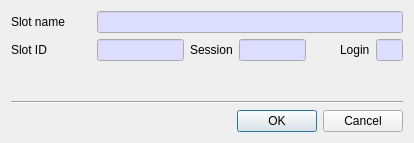
<?xml version="1.0" encoding="UTF-8"?>
<ui version="4.0">
 <class>CloseSessionDlg</class>
 <widget class="QDialog" name="CloseSessionDlg">
  <property name="geometry">
   <rect>
    <x>0</x>
    <y>0</y>
    <width>414</width>
    <height>143</height>
   </rect>
  </property>
  <property name="windowTitle">
   <string>Close session</string>
  </property>
  <layout class="QVBoxLayout" name="verticalLayout">
   <item>
    <layout class="QGridLayout" name="gridLayout">
     <property name="topMargin">
      <number>0</number>
     </property>
     <item row="0" column="0">
      <widget class="QLabel" name="label">
       <property name="minimumSize">
        <size>
         <width>80</width>
         <height>0</height>
        </size>
       </property>
       <property name="text">
        <string>Slot name</string>
       </property>
      </widget>
     </item>
     <item row="0" column="1">
      <widget class="QLineEdit" name="mSlotNameText">
       <property name="minimumSize">
        <size>
         <width>300</width>
         <height>0</height>
        </size>
       </property>
       <property name="palette">
        <palette>
         <active>
          <colorrole role="Base">
           <brush brushstyle="SolidPattern">
            <color alpha="255">
             <red>221</red>
             <green>221</green>
             <blue>255</blue>
            </color>
           </brush>
          </colorrole>
         </active>
         <inactive>
          <colorrole role="Base">
           <brush brushstyle="SolidPattern">
            <color alpha="255">
             <red>221</red>
             <green>221</green>
             <blue>255</blue>
            </color>
           </brush>
          </colorrole>
         </inactive>
         <disabled/>
        </palette>
       </property>
       <property name="readOnly">
        <bool>true</bool>
       </property>
      </widget>
     </item>
    </layout>
   </item>
   <item>
    <layout class="QHBoxLayout" name="horizontalLayout_2">
     <item>
      <widget class="QLabel" name="label_3">
       <property name="minimumSize">
        <size>
         <width>80</width>
         <height>0</height>
        </size>
       </property>
       <property name="text">
        <string>Slot ID</string>
       </property>
      </widget>
     </item>
     <item>
      <widget class="QLineEdit" name="mSlotIDText">
       <property name="minimumSize">
        <size>
         <width>80</width>
         <height>0</height>
        </size>
       </property>
       <property name="maximumSize">
        <size>
         <width>100</width>
         <height>16777215</height>
        </size>
       </property>
       <property name="palette">
        <palette>
         <active>
          <colorrole role="Base">
           <brush brushstyle="SolidPattern">
            <color alpha="255">
             <red>221</red>
             <green>221</green>
             <blue>255</blue>
            </color>
           </brush>
          </colorrole>
         </active>
         <inactive>
          <colorrole role="Base">
           <brush brushstyle="SolidPattern">
            <color alpha="255">
             <red>221</red>
             <green>221</green>
             <blue>255</blue>
            </color>
           </brush>
          </colorrole>
         </inactive>
         <disabled>
          <colorrole role="Base">
           <brush brushstyle="SolidPattern">
            <color alpha="255">
             <red>240</red>
             <green>240</green>
             <blue>240</blue>
            </color>
           </brush>
          </colorrole>
         </disabled>
        </palette>
       </property>
       <property name="readOnly">
        <bool>true</bool>
       </property>
      </widget>
     </item>
     <item>
      <widget class="QLabel" name="label_4">
       <property name="text">
        <string>Session</string>
       </property>
      </widget>
     </item>
     <item>
      <widget class="QLineEdit" name="mSessionText">
       <property name="minimumSize">
        <size>
         <width>60</width>
         <height>0</height>
        </size>
       </property>
       <property name="maximumSize">
        <size>
         <width>80</width>
         <height>16777215</height>
        </size>
       </property>
       <property name="palette">
        <palette>
         <active>
          <colorrole role="Base">
           <brush brushstyle="SolidPattern">
            <color alpha="255">
             <red>221</red>
             <green>221</green>
             <blue>255</blue>
            </color>
           </brush>
          </colorrole>
         </active>
         <inactive>
          <colorrole role="Base">
           <brush brushstyle="SolidPattern">
            <color alpha="255">
             <red>221</red>
             <green>221</green>
             <blue>255</blue>
            </color>
           </brush>
          </colorrole>
         </inactive>
         <disabled>
          <colorrole role="Base">
           <brush brushstyle="SolidPattern">
            <color alpha="255">
             <red>240</red>
             <green>240</green>
             <blue>240</blue>
            </color>
           </brush>
          </colorrole>
         </disabled>
        </palette>
       </property>
       <property name="readOnly">
        <bool>true</bool>
       </property>
      </widget>
     </item>
     <item>
      <spacer name="horizontalSpacer">
       <property name="orientation">
        <enum>Qt::Horizontal</enum>
       </property>
       <property name="sizeHint" stdset="0">
        <size>
         <width>40</width>
         <height>20</height>
        </size>
       </property>
      </spacer>
     </item>
     <item>
      <widget class="QLabel" name="label_5">
       <property name="text">
        <string>Login</string>
       </property>
      </widget>
     </item>
     <item>
      <widget class="QLineEdit" name="mLoginText">
       <property name="maximumSize">
        <size>
         <width>40</width>
         <height>16777215</height>
        </size>
       </property>
       <property name="palette">
        <palette>
         <active>
          <colorrole role="Base">
           <brush brushstyle="SolidPattern">
            <color alpha="255">
             <red>221</red>
             <green>221</green>
             <blue>255</blue>
            </color>
           </brush>
          </colorrole>
         </active>
         <inactive>
          <colorrole role="Base">
           <brush brushstyle="SolidPattern">
            <color alpha="255">
             <red>221</red>
             <green>221</green>
             <blue>255</blue>
            </color>
           </brush>
          </colorrole>
         </inactive>
         <disabled>
          <colorrole role="Base">
           <brush brushstyle="SolidPattern">
            <color alpha="255">
             <red>240</red>
             <green>240</green>
             <blue>240</blue>
            </color>
           </brush>
          </colorrole>
         </disabled>
        </palette>
       </property>
       <property name="readOnly">
        <bool>true</bool>
       </property>
      </widget>
     </item>
    </layout>
   </item>
   <item>
    <spacer name="verticalSpacer">
     <property name="orientation">
      <enum>Qt::Vertical</enum>
     </property>
     <property name="sizeHint" stdset="0">
      <size>
       <width>20</width>
       <height>40</height>
      </size>
     </property>
    </spacer>
   </item>
   <item>
    <widget class="Line" name="line_2">
     <property name="orientation">
      <enum>Qt::Horizontal</enum>
     </property>
    </widget>
   </item>
   <item>
    <widget class="QDialogButtonBox" name="buttonBox">
     <property name="orientation">
      <enum>Qt::Horizontal</enum>
     </property>
     <property name="standardButtons">
      <set>QDialogButtonBox::Cancel|QDialogButtonBox::Ok</set>
     </property>
    </widget>
   </item>
  </layout>
 </widget>
 <tabstops>
  <tabstop>mSlotNameText</tabstop>
  <tabstop>mSlotIDText</tabstop>
  <tabstop>mSessionText</tabstop>
  <tabstop>mLoginText</tabstop>
 </tabstops>
 <resources/>
 <connections>
  <connection>
   <sender>buttonBox</sender>
   <signal>accepted()</signal>
   <receiver>CloseSessionDlg</receiver>
   <slot>accept()</slot>
   <hints>
    <hint type="sourcelabel">
     <x>248</x>
     <y>254</y>
    </hint>
    <hint type="destinationlabel">
     <x>157</x>
     <y>274</y>
    </hint>
   </hints>
  </connection>
  <connection>
   <sender>buttonBox</sender>
   <signal>rejected()</signal>
   <receiver>CloseSessionDlg</receiver>
   <slot>reject()</slot>
   <hints>
    <hint type="sourcelabel">
     <x>316</x>
     <y>260</y>
    </hint>
    <hint type="destinationlabel">
     <x>286</x>
     <y>274</y>
    </hint>
   </hints>
  </connection>
 </connections>
</ui>
